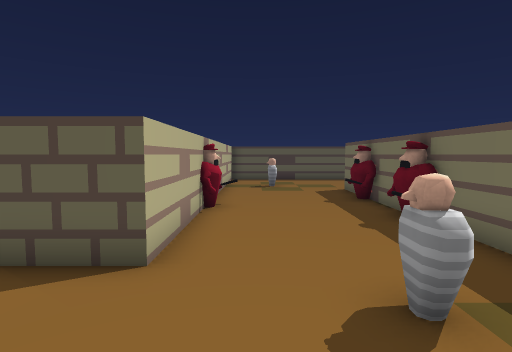
view 1 (above)

16 first-person views from a walk through a Unity game level. The camera is 1.5 m above the floor, tilts 4° down and sees 80° across. Doors are open. The floor is counted in squares, 1 m on a side. Each view is taken from the middle of a square. On the plan, view 1 faces up. The plan holds only what a view shows up to about 15 squares ahead; the rest is blank. The player character is not drawn.

view 2
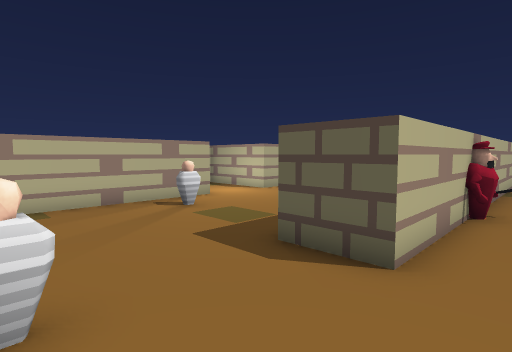

view 3
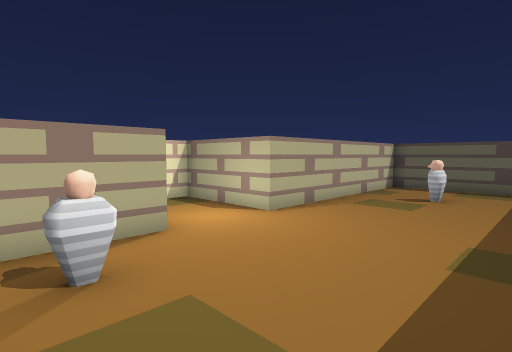

view 4
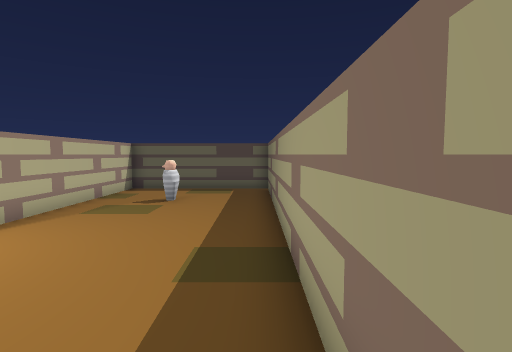

view 5
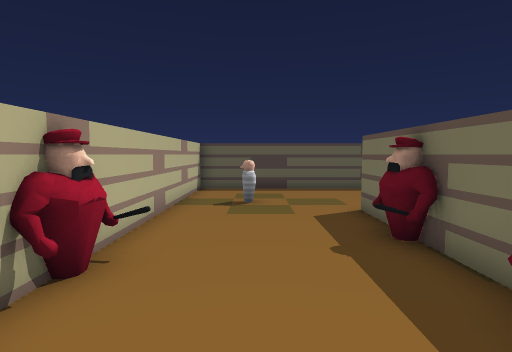

view 6
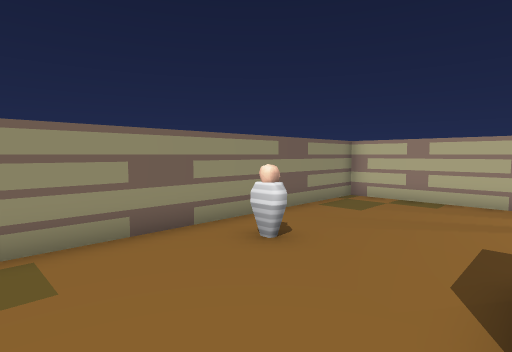

view 7
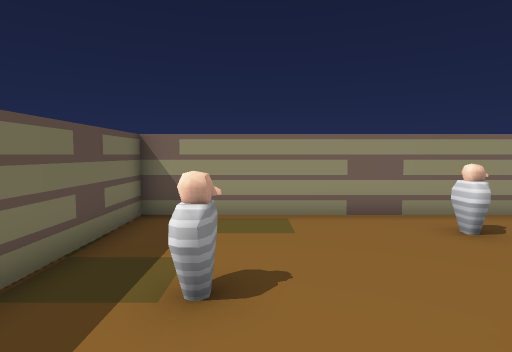

view 8
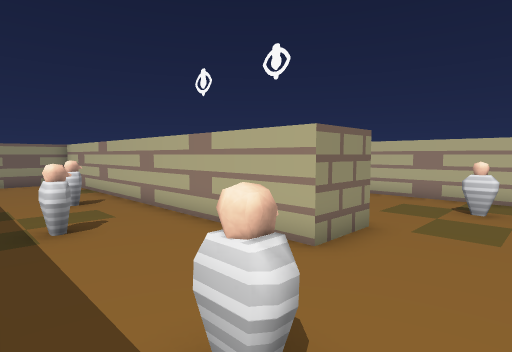

view 9
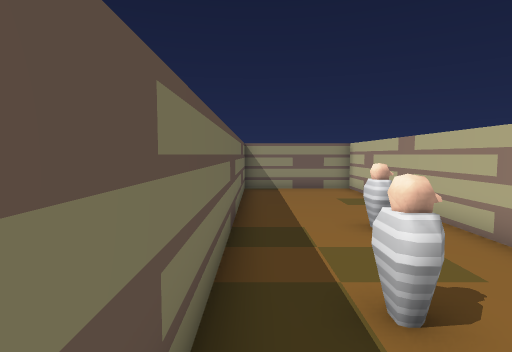

view 10
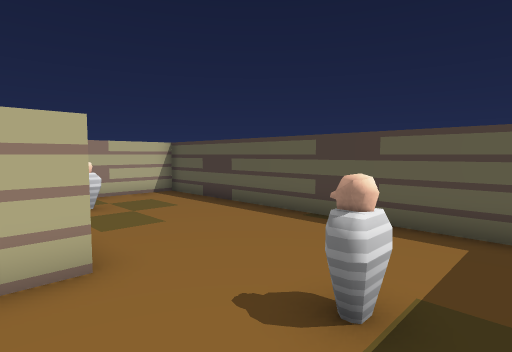

view 11
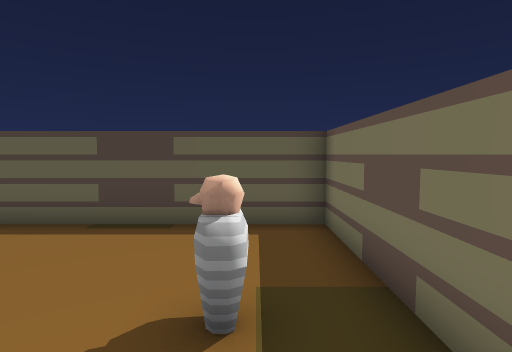

view 12
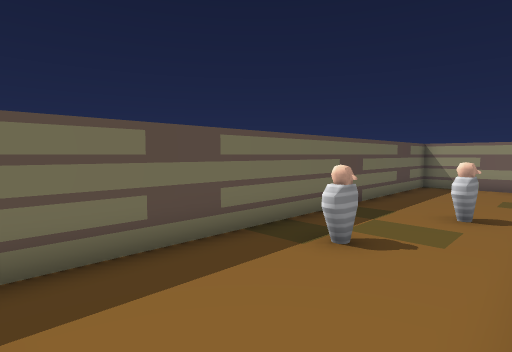

view 13
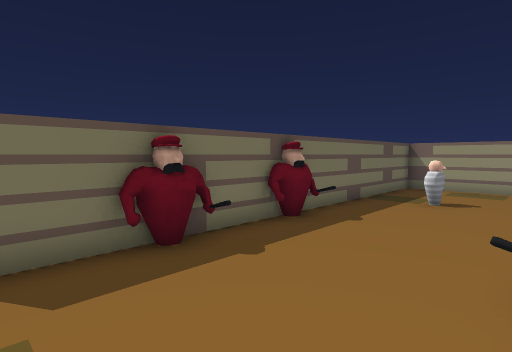

view 14
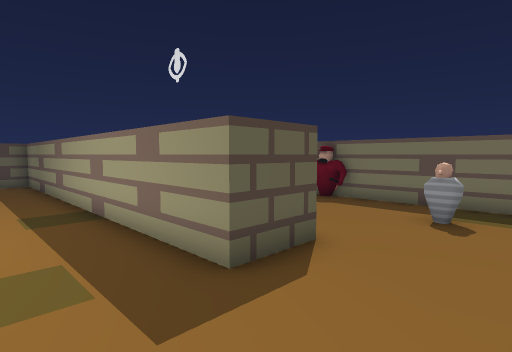

view 15
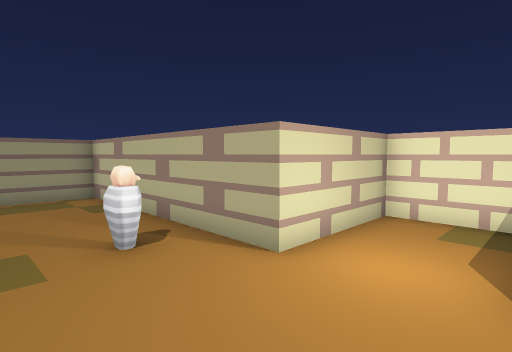

view 16
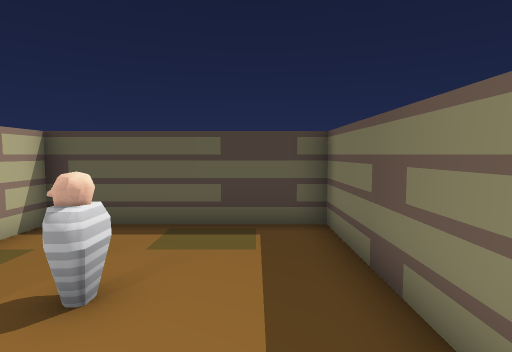

### Floor plan
Ten units are one square. View 1 is at (0, 0); x grows to the right and y downward. Boxes are objects, and circles mark ways between rooms. Rooms are numbered by the first view taken in them; rooms with no view inside come last. Other rooms are left out.
<svg viewBox="-140 -190 250 210">
<path fill="none" stroke="#000" d="M-95 -70 -95 15 38 15 38 -132 58 -132 58 15 105 15 105 -185 -15 -185 -15 -40 -35 -40 -35 -185 -95 -185 -95 -100M-95 -100 -135 -100 -135 -70 -95 -70"/>
<rect x="-85" y="-55" width="10" height="10" fill="#bbb"><title>other object</title></rect>
<rect x="-75" y="-155" width="10" height="10" fill="#bbb"><title>other object</title></rect>
<rect x="-35" y="-5" width="10" height="10" fill="#bbb"><title>other object</title></rect>
<rect x="-15" y="-95" width="10" height="20" fill="#bbb"><title>other object</title></rect>
<rect x="5" y="-35" width="20" height="10" fill="#bbb"><title>other object</title></rect>
<rect x="5" y="-155" width="10" height="20" fill="#bbb"><title>other object</title></rect>
<rect x="25" y="-75" width="20" height="20" fill="#bbb"><title>other object</title></rect>
<rect x="25" y="-105" width="20" height="10" fill="#bbb"><title>other object</title></rect>
<rect x="65" y="-65" width="20" height="10" fill="#bbb"><title>other object</title></rect>
<rect x="75" y="-105" width="20" height="20" fill="#bbb"><title>other object</title></rect>
<rect x="85" y="-155" width="10" height="20" fill="#bbb"><title>other object</title></rect>
<circle cx="-100" cy="-85" r="3" fill="#2a7"/>
<text x="0" y="-90">1</text>
<text x="-120" y="-90">2</text>
</svg>
Room 1 opens to room 2.

Where each view was taken, in squares from view 1:
view 1: 0 up, 0 right, facing up
view 2: 0 up, 0 right, facing up-left
view 3: 4 up, 4 left, facing up-left
view 4: 5 up, 4 left, facing up
view 5: 5 up, 1 right, facing up
view 6: 4 up, 1 right, facing down-left
view 7: 6 up, 1 right, facing down
view 8: 16 up, 10 right, facing down-left
view 9: 12 up, 10 right, facing down
view 10: 12 up, 10 right, facing up-left
view 11: 12 up, 9 right, facing up
view 12: 14 up, 6 right, facing down-right
view 13: 13 up, 1 left, facing down-right
view 14: 1 up, 6 left, facing up-right
view 15: 10 up, 6 left, facing down-left
view 16: 12 up, 5 left, facing up
